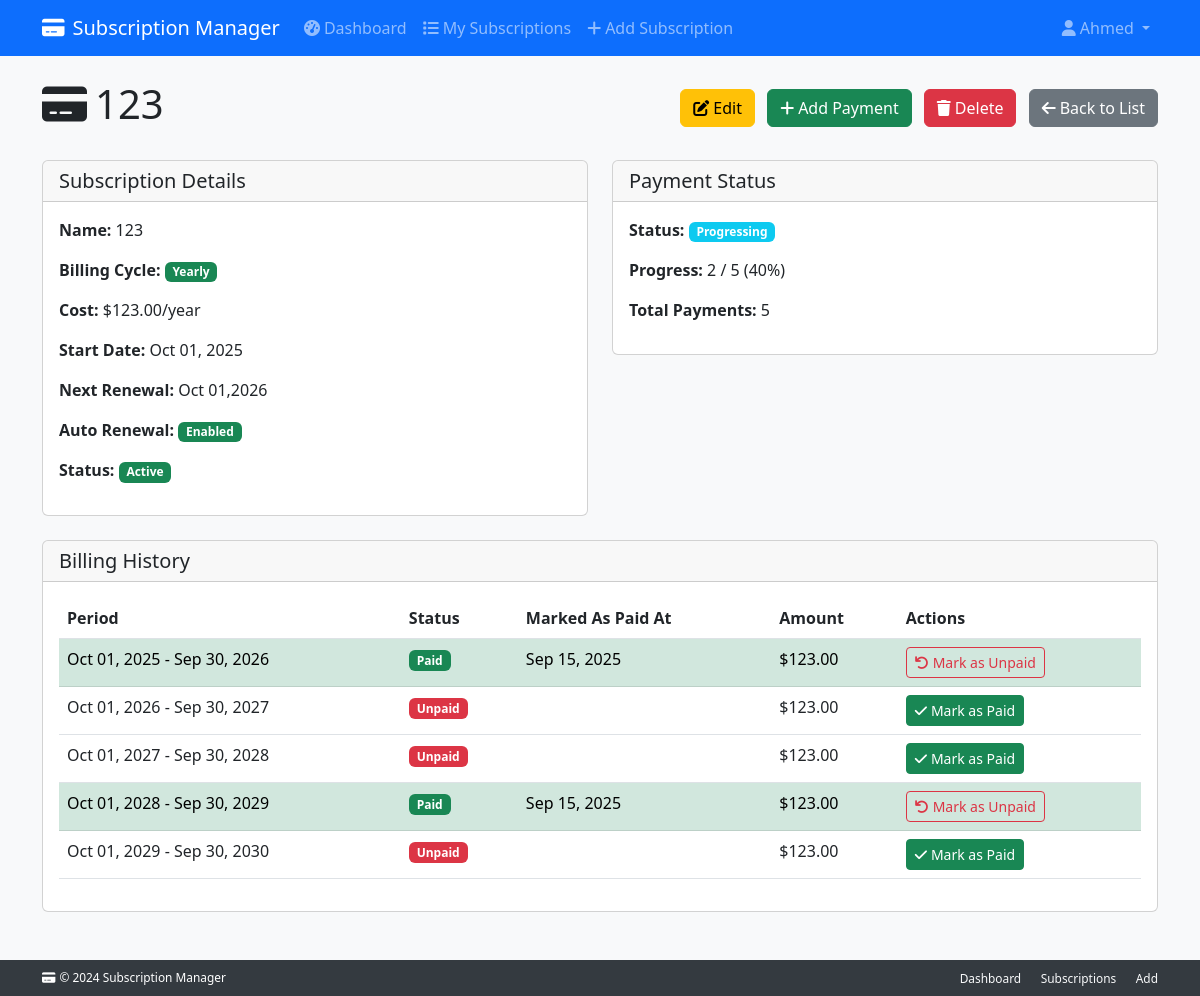
/subscriptions/8/ (signed in), run on the app's committed database.
### subscriptions/models/subscription.py (models this page shows, shortened)
class Subscription(
    ValidationMixin,
    TimestampMixin,
    CostCalculationsMixin,
    PaymentManagementMixin,
    RenewalLogicMixin,
    ScheduleManagementMixin,
    models.Model
):
    user = models.ForeignKey(
        settings.AUTH_USER_MODEL,
        on_delete=models.CASCADE,
        related_name="subscriptions"
    )
    name = models.CharField(max_length=200)
    monthly_cost = models.DecimalField(
        max_digits=10,
        decimal_places=2,
        null=True,
        blank=True
    )
    yearly_cost = models.DecimalField(
        max_digits=10,
        decimal_places=2,
        null=True,
        blank=True
    )
    billing_cycle = models.CharField(
        max_length=10,
        choices=BILLING_CYCLE_CHOICES
    )
    start_date = models.DateField()
    renewal_date = models.DateField(null=True, blank=True)
    duration_months = models.PositiveIntegerField(
        null=True,
        blank=True,
        help_text="Duration in months (for monthly billing)"
    )
    duration_years = models.PositiveIntegerField(
        null=True,
        blank=True,
        help_text="Duration in years (for yearly billing)"
    )
    is_active = models.BooleanField(default=True)
    auto_renewal = models.BooleanField(
        default=True,
        help_text="Whether subscription auto-renews"
    )
    category = models.ForeignKey(
        'Category',
        on_delete=models.PROTECT
    )
    objects = SubscriptionManager()
    class Meta:
        ordering = ['-created_at']
        verbose_name = "Subscription"
        verbose_name_plural = "Subscriptions"

### subscriptions/models/payment.py (models this page shows, shortened)
class Payment(models.Model):
    subscription = models.ForeignKey(
        'Subscription',
        on_delete=models.CASCADE,
        related_name='payments'
    )
    amount = models.DecimalField(max_digits=10, decimal_places=2)
    payment_date = models.DateField(
        null=True,
        blank=True,
        help_text="Date when payment was made (null for unpaid periods)"
    )
    billing_period_start = models.DateField(
        help_text="Start of the billing period"
    )
    billing_period_end = models.DateField(
        help_text="End of the billing period"
    )
    is_paid = models.BooleanField(
        default=False,
        help_text="Whether this payment has been completed"
    )
    notes = models.TextField(blank=True)
    created_at = models.DateTimeField(auto_now_add=True)
    objects = PaymentManager()
    class Meta:
        ordering = ['-billing_period_start']
        unique_together = ['subscription', 'billing_period_start']
        verbose_name = "Payment"
        verbose_name_plural = "Payments"

### subscriptions/views.py (the view)
# urls.py: path('<int:pk>/', views.SubscriptionDetailView.as_view(), name='subscription_detail'),
class SubscriptionDetailView(LoginRequiredMixin, UserOwnershipMixin, LoggingMixin, MessageMixin, ContextDataMixin, DetailView):
    model = Subscription
    template_name = 'subscriptions/subscription_detail.html'
    context_object_name = 'subscription'
    def get_queryset(self):
        return Subscription.objects.filter(user=self.request.user)
    def get_context_data(self, **kwargs):
        context = super().get_context_data(**kwargs)
        subscription = context['subscription']
        try:
            context['billing_periods'] = subscription.get_billing_periods()
            context['payments'] = subscription.payments.all()
            context['payment_status'] = subscription.get_overall_payment_status()
            context['payment_progress'] = subscription.get_payment_progress_percentage()
            context['paid_count'] = subscription.get_paid_payments_count()
            context['total_payments'] = subscription.get_total_payments()
        except Exception as e:
            logger.error("Error generating billing periods for subscription %s: %s",
                        subscription.id, e)
            context['billing_periods'] = []
            context['payments'] = []
            messages.error(self.request, 'Error loading billing information.')
        return context

### subscriptions/mixins.py (called while the page is built)
    def get_context_data(self, **kwargs):
        context = super().get_context_data(**kwargs)
        context['user'] = self.request.user
        from django.utils import timezone
        context['current_time'] = timezone.now()
        return context

### subscriptions/models/managers.py (called while the page is built)
    def get_queryset(self):
        return SubscriptionQuerySet(self.model, using=self._db)

    def get_queryset(self):
        return PaymentQuerySet(self.model, using=self._db)

### subscriptions/models/mixins/cost_calculations.py (called while the page is built)
    def get_current_cost(self):
        if self.billing_cycle == 'monthly':
            return self.monthly_cost or 0
        else:
            return self.yearly_cost or 0

    def get_total_payments(self):
        if self.billing_cycle == 'monthly' and self.duration_months:
            return self.duration_months
        elif self.billing_cycle == 'yearly' and self.duration_years:
            return self.duration_years
        return None

### subscriptions/models/mixins/payment_management.py (called while the page is built)
    def get_paid_payments_count(self):
        intended_starts = {start for start, _ in self._generate_intended_periods()}
        return self.payments.filter(is_paid=True, billing_period_start__in=intended_starts).count()

    def get_payment_progress_percentage(self):
        total_required = self.get_total_payments() or 0
        if total_required == 0:
            return 0
        paid_count = self.get_paid_payments_count()
        return int((paid_count / total_required) * 100)

### subscriptions/models/mixins/renewal_logic.py (called while the page is built)
    def get_overall_payment_status(self):
        total_required = self.get_total_payments() or 0
        intended_starts = {start for start, _ in self._generate_intended_periods()}
        paid_count = self.payments.filter(is_paid=True, billing_period_start__in=intended_starts).count()
        if total_required == 0:
            return "paid" if self.get_payment_status() == "paid" else "unpaid"
        if paid_count <= 0:
            return "unpaid"
        if paid_count >= total_required:
            return "completed"
        return "progressing"

### subscriptions/models/mixins/schedule_management.py (called while the page is built)
    def _is_current_period(self, period_start, period_end):
        today = timezone.now().date()
        return period_start <= today <= period_end

    def _is_past_due(self, period_start, period_end):
        today = timezone.now().date()
        return period_end < today

### subscriptions/templates/subscriptions/subscription_detail.html (shortened to what this page needs)
{% extends 'base.html' %} {% block title %}{{ subscription.name }} - Subscription Manager{% endblock %} {% block content %}
<div class="row">
  <div class="col-12">
    <div class="d-flex justify-content-between align-items-center mb-4">
      <h1><i class="fas fa-credit-card me-2"></i>{{ subscription.name }}</h1>
      <div>
        <a
          href="{% url 'edit_subscription' subscription.pk %}"
          class="btn btn-warning me-2"
        >
          <i class="fas fa-edit me-1"></i>Edit
        </a>
        <a
          href="{% url 'add_payment' subscription.pk %}"
          class="btn btn-success me-2"
        >
          <i class="fas fa-plus me-1"></i>Add Payment
        </a>
        <button
          type="button"
          class="btn btn-danger me-2"
          onclick="confirmDelete({{ subscription.pk }}, '{{ subscription.name }}')"
        >
          <i class="fas fa-trash me-1"></i>Delete
        </button>
        <a href="{% url 'subscription_list' %}" class="btn btn-secondary">
          <i class="fas fa-arrow-left me-1"></i>Back to List
        </a>
      </div>
    </div>
  </div>
</div>
<div class="row mb-4">
  <div class="col-md-6">
    <div class="card">
      <div class="card-header">
        <h5 class="mb-0">Subscription Details</h5>
      </div>
      <div class="card-body">
        <p><strong>Name:</strong> {{ subscription.name }}</p>
        <p>
          <strong>Billing Cycle:</strong>
          <span
            class="badge bg-{% if subscription.billing_cycle == 'monthly' %}primary{% else %}success{% endif %}"
          >
            {{ subscription.billing_cycle|title }}
          </span>
        </p>
        <p>
          <strong>Cost:</strong>
          {% if subscription.billing_cycle == 'monthly' %}
          ${{subscription.monthly_cost|floatformat:2 }}/month {% else %}
          ${{subscription.yearly_cost|floatformat:2 }}/year {% endif %}
        </p>
        <p>
          <strong>Start Date:</strong>
          {{ subscription.start_date|date:"M d, Y"}}
        </p>
        <p>
          <strong>Next Renewal:</strong>
          {{ subscription.renewal_date|date:"M d,Y" }}
        </p>
        <p>
          <strong>Auto Renewal:</strong>
          {% include 'partials/badge_boolean.html' with value=subscription.auto_renewal true_label='Enabled' false_label='Disabled' %}
        </p>
        <p>
          <strong>Status:</strong>
          {% include 'partials/badge_boolean.html' with value=subscription.is_active true_label='Active' false_label='Inactive' %}
        </p>
      </div>
    </div>
  </div>
  <div class="col-md-6">
    <div class="card">
      <div class="card-header">
        <h5 class="mb-0">Payment Status</h5>
      </div>
      <div class="card-body">
        <p>
          <strong>Status:</strong>
          {% with overall=subscription.get_overall_payment_status %}
          <span
            class="badge bg-{% if overall == 'completed' %}success{% elif overall == 'progressing' %}info{% else %}danger{% endif %}"
          >
            {{ overall|title }}
          </span>
          {% endwith %}
        </p>
        <p>
          <strong>Progress:</strong>
          {{ subscription.get_paid_payments_count }} /
          {{subscription.get_total_payments|default:'0' }}
          ({% firstof subscription.get_payment_progress_percentage 0 %}%)
        </p>
        <p><strong>Total Payments:</strong> {{ payments.count }}</p>
      </div>
    </div>
  </div>
</div>
<div class="row">
  <div class="col-12">
    <div class="card">
      <div class="card-header">
        <h5 class="mb-0">Billing History</h5>
      </div>
      <div class="card-body">
        <div class="table-responsive">
          <table class="table table-hover">
            <thead>
              <tr>
                <th>Period</th>
                <th>Status</th>
                <th>Marked As Paid At</th>
                <th>Amount</th>
                <th>Actions</th>
              </tr>
            </thead>
            <tbody>
              {% for period in billing_periods %}
              <tr
                class="{% if period.is_current %}table-info{% elif period.is_past_due and not period.is_paid %}table-danger{% elif period.is_paid %}table-success{% endif %}"
              >
                <td>
                  {{ period.start|date:"M d, Y" }} - {{ period.end|date:"M d, Y"}}
                </td>
                <td>
                  <span
                    class="badge bg-{% if period.is_paid %}success{% else %}danger{% endif %}"
                  >
                    {{ period.is_paid|yesno:"Paid,Unpaid" }}
                  </span>
                </td>
                <td>
                  {% if period.payment %} {{ period.payment.payment_date|date:"M d, Y" }}
                  {% else %} - {% endif %}
                </td>
                <td>${{ period.amount|floatformat:2 }}</td>
                <td>
                  {% if not period.is_paid %}
                  <a
                    href="{% url 'mark_payment_paid' subscription.pk period.start %}"
                    class="btn btn-sm btn-success"
                  >
                    <i class="fas fa-check me-1"></i>Mark as Paid
                  </a>
                  {% else %}
                  <a
                    href="{% url 'mark_payment_unpaid' subscription.pk period.start %}"
                    class="btn btn-sm btn-outline-danger"
                  >
                    <i class="fas fa-undo me-1"></i>Mark as Unpaid
                  </a>
                  {% endif %}
                </td>
              </tr>
              {% endfor %}
            </tbody>
          </table>
        </div>
      </div>
    </div>
  </div>
</div>
{% include 'partials/delete_modal.html' %} {% endblock %}

### subscriptions_management_project/templates/base.html (shortened to what this page needs)
<!DOCTYPE html>
<html lang="en">
  <head>
    <link
      href="https://cdn.jsdelivr.net/npm/bootstrap@5.3.0/dist/css/bootstrap.min.css"
      rel="stylesheet"
    />
    <link
      href="https://cdnjs.cloudflare.com/ajax/libs/font-awesome/6.0.0/css/all.min.css"
      rel="stylesheet"
    />
  </head>
  <body class="bg-light">
    <nav class="navbar navbar-expand-lg navbar-dark bg-primary">
      <div class="container">
        <a class="navbar-brand" href="{% url 'dashboard' %}">
          <i class="fas fa-credit-card me-2"></i>Subscription Manager
        </a>
        <div class="collapse navbar-collapse" id="navbarNav">
          <ul class="navbar-nav me-auto">
            {% if user.is_authenticated %}
            <li class="nav-item">
              <a class="nav-link" href="{% url 'dashboard' %}">
                <i class="fas fa-tachometer-alt me-1"></i>Dashboard
              </a>
            </li>
            <li class="nav-item">
              <a class="nav-link" href="{% url 'subscription_list' %}">
                <i class="fas fa-list me-1"></i>My Subscriptions
              </a>
            </li>
            <li class="nav-item">
              <a class="nav-link" href="{% url 'add_subscription' %}">
                <i class="fas fa-plus me-1"></i>Add Subscription
              </a>
            </li>
            {% endif %}
          </ul>
          <ul class="navbar-nav">
            {% if user.is_authenticated %}
            <li class="nav-item dropdown">
              <a
                class="nav-link dropdown-toggle"
                href="#"
                id="navbarDropdown"
                role="button"
                data-bs-toggle="dropdown"
              >
                <i class="fas fa-user me-1"></i>{{ user.username }}
              </a>
            </li>
            {% endif %}
          </ul>
        </div>
      </div>
    </nav>
    <div class="main-content">
      <div class="content-wrapper">
        <main class="container mt-4 mb-5">
          {% block content %}{% endblock %}
        </main>
      </div>
      <footer class="footer">
        <div class="container">
          <div class="row align-items-center">
            <div class="col-md-6">
              <p class="mb-0 small">
                <i class="fas fa-credit-card me-1"></i>&copy; 2024 Subscription
                Manager
              </p>
            </div>
            <div class="col-md-6 text-md-end">
              <a
                href="{% url 'dashboard' %}"
                class="text-light text-decoration-none me-3 small"
                >Dashboard</a
              >
              <a
                href="{% url 'subscription_list' %}"
                class="text-light text-decoration-none me-3 small"
                >Subscriptions</a
              >
              <a
                href="{% url 'add_subscription' %}"
                class="text-light text-decoration-none small"
                >Add</a
              >
            </div>
          </div>
        </div>
      </footer>
    </div>
  </body>
</html>

### subscriptions_management_project/templates/base.html (style rules this page uses)
html, body { height: 100%; }
body { display: flex; flex-direction: column; }
.main-content { flex: 1; display: flex; flex-direction: column; }
.content-wrapper { flex: 1; }
.footer { background-color: #343a40; color: white; padding: 8px 0; margin-top: auto; font-size: 0.85rem; }

### data on the page
Subscription: name "123", billing_cycle "Yearly", yearly_cost "123.00", start_date "Oct 01, 2025", renewal_date "Oct 01,2026", get_paid_payments_count "2", get_total_payments "5", billing_cycle+duration_years+start_date "40", count "5"
Payment: start "Oct 01, 2025", end "Sep 30, 2026", is_paid "Paid", payment.payment_date "Sep 15, 2025", amount "123.00", shows "Mark as Unpaid"
Payment: start "Oct 01, 2026", end "Sep 30, 2027", is_paid "Unpaid", amount "123.00", shows "Mark as Paid"
Payment: start "Oct 01, 2027", end "Sep 30, 2028", is_paid "Unpaid", amount "123.00", shows "Mark as Paid"
Payment: start "Oct 01, 2028", end "Sep 30, 2029", is_paid "Paid", payment.payment_date "Sep 15, 2025", amount "123.00", shows "Mark as Unpaid"
Payment: start "Oct 01, 2029", end "Sep 30, 2030", is_paid "Unpaid", amount "123.00", shows "Mark as Paid"

### other printed values
{{ user.username }} "Ahmed"
{{ true_label|default:'Enabled' }} "Enabled Active"
{{ overall|title }} "Progressing"
